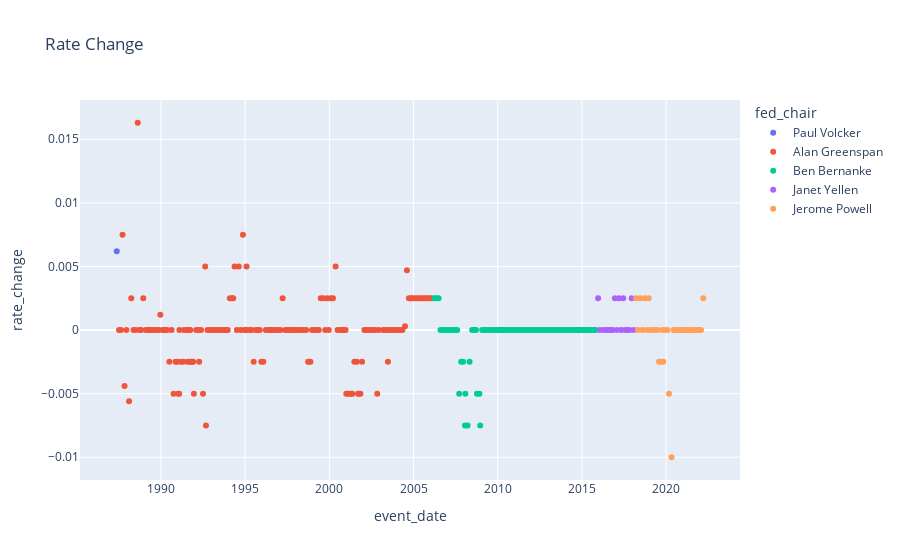

Here is the notebook cell this chart was saved with:
### Code cell
fig = px.scatter(data_frame=decision_df, 
             x='event_date', y='rate_change', 
             color="fed_chair", 
             title='Rate Change',   
                )

fig.show()

### Figure 1 — Plotly figure (JSON) as saved in the notebook; plotly's stock layout.template omitted (floating-point values rounded to 4 significant figures; data arrays with more than 128 entries replaced by an {"elided": "..."} marker saying what was removed)
{"data": [{"hovertemplate": "fed_chair=Paul Volcker<br>event_date=%{x}<br>rate_change=%{y}<extra></extra>", "legendgroup": "Paul Volcker", "marker": {"color": "#636efa", "symbol": "circle"}, "mode": "markers", "name": "Paul Volcker", "orientation": "v", "showlegend": true, "type": "scatter", "x": ["1987-05-19T00:00:00"], "xaxis": "x", "y": [0.0062], "yaxis": "y"}, {"hovertemplate": "fed_chair=Alan Greenspan<br>event_date=%{x}<br>rate_change=%{y}<extra></extra>", "legendgroup": "Alan Greenspan", "marker": {"color": "#EF553B", "symbol": "circle"}, "mode": "markers", "name": "Alan Greenspan", "orientation": "v", "showlegend": true, "type": "scatter", "x": {"elided": "166 str values"}, "xaxis": "x", "y": {"elided": "166 float values"}, "yaxis": "y"}, {"hovertemplate": "fed_chair=Ben Bernanke<br>event_date=%{x}<br>rate_change=%{y}<extra></extra>", "legendgroup": "Ben Bernanke", "marker": {"color": "#00cc96", "symbol": "circle"}, "mode": "markers", "name": "Ben Bernanke", "orientation": "v", "showlegend": true, "type": "scatter", "x": ["2006-03-28T00:00:00", "2006-05-10T00:00:00", "2006-06-29T00:00:00", "2006-08-08T00:00:00", "2006-09-20T00:00:00", "2006-10-25T00:00:00", "2006-12-12T00:00:00", "2007-01-31T00:00:00", "2007-03-21T00:00:00", "2007-05-09T00:00:00", "2007-06-28T00:00:00", "2007-08-07T00:00:00", "2007-09-18T00:00:00", "2007-10-31T00:00:00", "2007-12-11T00:00:00", "2008-01-22T00:00:00", "2008-01-30T00:00:00", "2008-03-18T00:00:00", "2008-04-30T00:00:00", "2008-06-25T00:00:00", "2008-08-05T00:00:00", "2008-09-16T00:00:00", "2008-10-08T00:00:00", "2008-11-29T00:00:00", "2008-12-16T00:00:00", "2009-01-28T00:00:00", "2009-03-18T00:00:00", "2009-04-29T00:00:00", "2009-06-24T00:00:00", "2009-08-12T00:00:00", "2009-09-23T00:00:00", "2009-11-04T00:00:00", "2009-12-16T00:00:00", "2010-01-27T00:00:00", "2010-03-16T00:00:00", "2010-04-28T00:00:00", "2010-06-23T00:00:00", "2010-08-10T00:00:00", "2010-09-21T00:00:00", "2010-11-03T00:00:00", "2010-12-14T00:00:00", "2011-01-26T00:00:00", "2011-03-15T00:00:00", "2011-04-27T00:00:00", "2011-06-22T00:00:00", "2011-08-09T00:00:00", "2011-09-21T00:00:00", "2011-11-02T00:00:00", "2011-12-13T00:00:00", "2012-01-25T00:00:00", "2012-03-13T00:00:00", "2012-04-25T00:00:00", "2012-06-20T00:00:00", "2012-08-01T00:00:00", "2012-09-13T00:00:00", "2012-10-24T00:00:00", "2012-12-12T00:00:00", "2013-01-30T00:00:00", "2013-03-20T00:00:00", "2013-05-01T00:00:00", "2013-06-19T00:00:00", "2013-07-31T00:00:00", "2013-09-18T00:00:00", "2013-10-30T00:00:00", "2013-12-18T00:00:00", "2014-01-29T00:00:00", "2014-03-04T00:00:00", "2014-03-19T00:00:00", "2014-04-30T00:00:00", "2014-06-18T00:00:00", "2014-07-30T00:00:00", "2014-09-17T00:00:00", "2014-10-29T00:00:00", "2014-12-17T00:00:00", "2015-01-28T00:00:00", "2015-03-16T00:00:00", "2015-03-18T00:00:00", "2015-04-29T00:00:00", "2015-06-17T00:00:00", "2015-07-29T00:00:00", "2015-09-17T00:00:00", "2015-10-28T00:00:00"], "xaxis": "x", "y": [0.0025, 0.0025, 0.0025, 0, 0, 0, 0, 0, 0, 0, 0, 0, -0.005, -0.0025, -0.0025, -0.0075, -0.005, -0.0075, -0.0025, 0, 0, 0, -0.005, -0.005, -0.0075, 0, 0, 0, 0, 0, 0, 0, 0, 0, 0, 0, 0, 0, 0, 0, 0, 0, 0, 0, 0, 0, 0, 0, 0, 0, 0, 0, 0, 0, 0, 0, 0, 0, 0, 0, 0, 0, 0, 0, 0, 0, 0, 0, 0, 0, 0, 0, 0, 0, 0, 0, 0, 0, 0, 0, 0, 0], "yaxis": "y"}, {"hovertemplate": "fed_chair=Janet Yellen<br>event_date=%{x}<br>rate_change=%{y}<extra></extra>", "legendgroup": "Janet Yellen", "marker": {"color": "#ab63fa", "symbol": "circle"}, "mode": "markers", "name": "Janet Yellen", "orientation": "v", "showlegend": true, "type": "scatter", "x": ["2015-12-17T00:00:00", "2016-01-27T00:00:00", "2016-04-16T00:00:00", "2016-06-15T00:00:00", "2016-07-27T00:00:00", "2016-09-21T00:00:00", "2016-09-21T00:00:00", "2016-11-02T00:00:00", "2016-12-15T00:00:00", "2017-02-01T00:00:00", "2017-03-16T00:00:00", "2017-05-03T00:00:00", "2017-06-15T00:00:00", "2017-07-26T00:00:00", "2017-09-20T00:00:00", "2017-11-01T00:00:00", "2017-12-14T00:00:00", "2018-01-31T00:00:00"], "xaxis": "x", "y": [0.0025, 0, 0, 0, 0, 0, 0, 0, 0.0025, 0, 0.0025, 0, 0.0025, 0, 0, 0, 0.0025, 0], "yaxis": "y"}, {"hovertemplate": "fed_chair=Jerome Powell<br>event_date=%{x}<br>rate_change=%{y}<extra></extra>", "legendgroup": "Jerome Powell", "marker": {"color": "#FFA15A", "symbol": "circle"}, "mode": "markers", "name": "Jerome Powell", "orientation": "v", "showlegend": true, "type": "scatter", "x": ["2018-03-22T00:00:00", "2018-05-02T00:00:00", "2018-06-14T00:00:00", "2018-08-01T00:00:00", "2018-09-27T00:00:00", "2018-11-08T00:00:00", "2018-12-20T00:00:00", "2019-01-30T00:00:00", "2019-03-20T00:00:00", "2019-05-01T00:00:00", "2019-06-19T00:00:00", "2019-08-01T00:00:00", "2019-09-19T00:00:00", "2019-10-04T00:00:00", "2019-10-31T00:00:00", "2019-12-11T00:00:00", "2020-01-29T00:00:00", "2020-03-03T00:00:00", "2020-04-29T00:00:00", "2020-06-10T00:00:00", "2020-07-29T00:00:00", "2020-08-27T00:00:00", "2020-09-16T00:00:00", "2020-11-05T00:00:00", "2020-12-16T00:00:00", "2021-01-27T00:00:00", "2021-03-17T00:00:00", "2021-04-28T00:00:00", "2021-06-16T00:00:00", "2021-07-28T00:00:00", "2021-09-22T00:00:00", "2021-11-04T00:00:00", "2021-12-15T00:00:00", "2022-01-26T00:00:00", "2022-03-16T00:00:00"], "xaxis": "x", "y": [0.0025, 0, 0.0025, 0, 0.0025, 0, 0.0025, 0, 0, 0, 0, -0.0025, -0.0025, 0, -0.0025, 0, 0, -0.005, -0.01, 0, 0, 0, 0, 0, 0, 0, 0, 0, 0, 0, 0, 0, 0, 0, 0.0025], "yaxis": "y"}], "layout": {"autosize": true, "legend": {"title": {"text": "fed_chair"}, "tracegroupgap": 0}, "title": {"text": "Rate Change"}, "xaxis": {"anchor": "y", "autorange": true, "domain": [0, 1], "range": ["1985-04-13 14:25:31.9149", "2024-04-19 09:34:28.0851"], "title": {"text": "event_date"}, "type": "date"}, "yaxis": {"anchor": "x", "autorange": true, "domain": [0, 1], "range": [-0.01217, 0.01847], "title": {"text": "rate_change"}, "type": "linear"}}}
